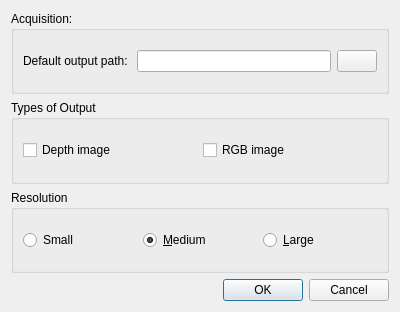
<?xml version="1.0" encoding="UTF-8"?>
<ui version="4.0">
 <class>Konnector_Settings</class>
 <widget class="QDialog" name="Konnector_Settings">
  <property name="geometry">
   <rect>
    <x>0</x>
    <y>0</y>
    <width>400</width>
    <height>312</height>
   </rect>
  </property>
  <property name="windowTitle">
   <string>Dialog</string>
  </property>
  <layout class="QGridLayout" name="gridLayout_2">
   <item row="0" column="0">
    <layout class="QGridLayout" name="gridLayout">
     <item row="1" column="0">
      <widget class="QGroupBox" name="groupBox_2">
       <property name="title">
        <string>Types of Output</string>
       </property>
       <layout class="QGridLayout" name="gridLayout_5">
        <item row="0" column="1">
         <widget class="QCheckBox" name="_chk_output_rgb">
          <property name="text">
           <string>RGB image</string>
          </property>
         </widget>
        </item>
        <item row="0" column="0">
         <widget class="QCheckBox" name="_chk_ouput_depth">
          <property name="text">
           <string>Depth image</string>
          </property>
         </widget>
        </item>
       </layout>
      </widget>
     </item>
     <item row="2" column="0">
      <widget class="QGroupBox" name="groupBox">
       <property name="title">
        <string>Resolution</string>
       </property>
       <layout class="QGridLayout" name="gridLayout_4">
        <item row="0" column="1">
         <widget class="QRadioButton" name="rd_med">
          <property name="text">
           <string>&amp;Medium</string>
          </property>
          <property name="checked">
           <bool>true</bool>
          </property>
         </widget>
        </item>
        <item row="0" column="0">
         <widget class="QRadioButton" name="rd_small">
          <property name="text">
           <string>Small</string>
          </property>
         </widget>
        </item>
        <item row="0" column="2">
         <widget class="QRadioButton" name="rd_high">
          <property name="text">
           <string>&amp;Large</string>
          </property>
         </widget>
        </item>
       </layout>
      </widget>
     </item>
     <item row="0" column="0">
      <widget class="QGroupBox" name="groupBox_3">
       <property name="title">
        <string>Acquisition: </string>
       </property>
       <layout class="QGridLayout" name="gridLayout_6">
        <item row="0" column="1">
         <widget class="QLineEdit" name="_le_default_output"/>
        </item>
        <item row="0" column="0">
         <widget class="QLabel" name="label">
          <property name="text">
           <string>Default output path: </string>
          </property>
          <property name="buddy">
           <cstring>_le_default_output</cstring>
          </property>
         </widget>
        </item>
        <item row="0" column="2">
         <widget class="QPushButton" name="pushButton">
          <property name="text">
           <string/>
          </property>
          <property name="icon">
           <iconset theme="document-open">
            <normaloff>.</normaloff>.</iconset>
          </property>
         </widget>
        </item>
       </layout>
      </widget>
     </item>
    </layout>
   </item>
   <item row="2" column="0">
    <widget class="QDialogButtonBox" name="buttonBox">
     <property name="orientation">
      <enum>Qt::Horizontal</enum>
     </property>
     <property name="standardButtons">
      <set>QDialogButtonBox::Cancel|QDialogButtonBox::Ok</set>
     </property>
    </widget>
   </item>
  </layout>
 </widget>
 <tabstops>
  <tabstop>_le_default_output</tabstop>
  <tabstop>pushButton</tabstop>
  <tabstop>_chk_ouput_depth</tabstop>
  <tabstop>_chk_output_rgb</tabstop>
  <tabstop>rd_small</tabstop>
  <tabstop>rd_med</tabstop>
  <tabstop>rd_high</tabstop>
 </tabstops>
 <resources/>
 <connections>
  <connection>
   <sender>buttonBox</sender>
   <signal>accepted()</signal>
   <receiver>Konnector_Settings</receiver>
   <slot>accept()</slot>
   <hints>
    <hint type="sourcelabel">
     <x>227</x>
     <y>291</y>
    </hint>
    <hint type="destinationlabel">
     <x>157</x>
     <y>274</y>
    </hint>
   </hints>
  </connection>
  <connection>
   <sender>buttonBox</sender>
   <signal>rejected()</signal>
   <receiver>Konnector_Settings</receiver>
   <slot>reject()</slot>
   <hints>
    <hint type="sourcelabel">
     <x>295</x>
     <y>297</y>
    </hint>
    <hint type="destinationlabel">
     <x>286</x>
     <y>274</y>
    </hint>
   </hints>
  </connection>
 </connections>
</ui>
